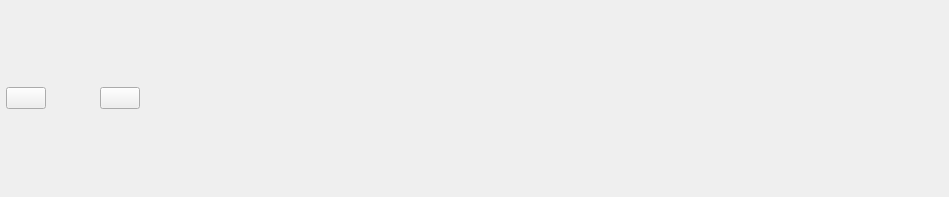
<?xml version="1.0" encoding="UTF-8"?>
<ui version="4.0">
 <class>PLSNCB2bBroSettingsItem</class>
 <widget class="QFrame" name="PLSNCB2bBroSettingsItem">
  <property name="geometry">
   <rect>
    <x>0</x>
    <y>0</y>
    <width>949</width>
    <height>197</height>
   </rect>
  </property>
  <property name="windowTitle">
   <string>Ncpb2b.Browser.Settings.Title</string>
  </property>
  <layout class="QHBoxLayout" name="horizontalLayout">
   <property name="spacing">
    <number>0</number>
   </property>
   <property name="leftMargin">
    <number>6</number>
   </property>
   <property name="topMargin">
    <number>0</number>
   </property>
   <property name="rightMargin">
    <number>17</number>
   </property>
   <property name="bottomMargin">
    <number>0</number>
   </property>
   <item>
    <widget class="QPushButton" name="selectedBtn">
     <property name="text">
      <string/>
     </property>
    </widget>
   </item>
   <item>
    <spacer name="horizontalSpacer">
     <property name="orientation">
      <enum>Qt::Horizontal</enum>
     </property>
     <property name="sizeType">
      <enum>QSizePolicy::Fixed</enum>
     </property>
     <property name="sizeHint" stdset="0">
      <size>
       <width>24</width>
       <height>20</height>
      </size>
     </property>
    </spacer>
   </item>
   <item>
    <widget class="PLSLabel" name="realNameLabel">
     <property name="sizePolicy">
      <sizepolicy hsizetype="Minimum" vsizetype="Preferred">
       <horstretch>0</horstretch>
       <verstretch>0</verstretch>
      </sizepolicy>
     </property>
     <property name="text">
      <string/>
     </property>
    </widget>
   </item>
   <item>
    <spacer name="horizontalSpacer_2">
     <property name="orientation">
      <enum>Qt::Horizontal</enum>
     </property>
     <property name="sizeType">
      <enum>QSizePolicy::Fixed</enum>
     </property>
     <property name="sizeHint" stdset="0">
      <size>
       <width>10</width>
       <height>20</height>
      </size>
     </property>
    </spacer>
   </item>
   <item>
    <widget class="PLSLabel" name="realUrlLabel">
     <property name="text">
      <string/>
     </property>
    </widget>
   </item>
   <item>
    <spacer name="horizontalSpacer_3">
     <property name="orientation">
      <enum>Qt::Horizontal</enum>
     </property>
     <property name="sizeType">
      <enum>QSizePolicy::Fixed</enum>
     </property>
     <property name="sizeHint" stdset="0">
      <size>
       <width>6</width>
       <height>20</height>
      </size>
     </property>
    </spacer>
   </item>
   <item>
    <widget class="QPushButton" name="linkBtn">
     <property name="text">
      <string/>
     </property>
    </widget>
   </item>
   <item>
    <spacer name="horizontalSpacer_4">
     <property name="orientation">
      <enum>Qt::Horizontal</enum>
     </property>
     <property name="sizeType">
      <enum>QSizePolicy::MinimumExpanding</enum>
     </property>
     <property name="sizeHint" stdset="0">
      <size>
       <width>0</width>
       <height>20</height>
      </size>
     </property>
    </spacer>
   </item>
  </layout>
 </widget>
 <customwidgets>
  <customwidget>
   <class>PLSLabel</class>
   <extends>QLabel</extends>
   <header>PLSLabel.h</header>
  </customwidget>
 </customwidgets>
 <resources/>
 <connections/>
</ui>
